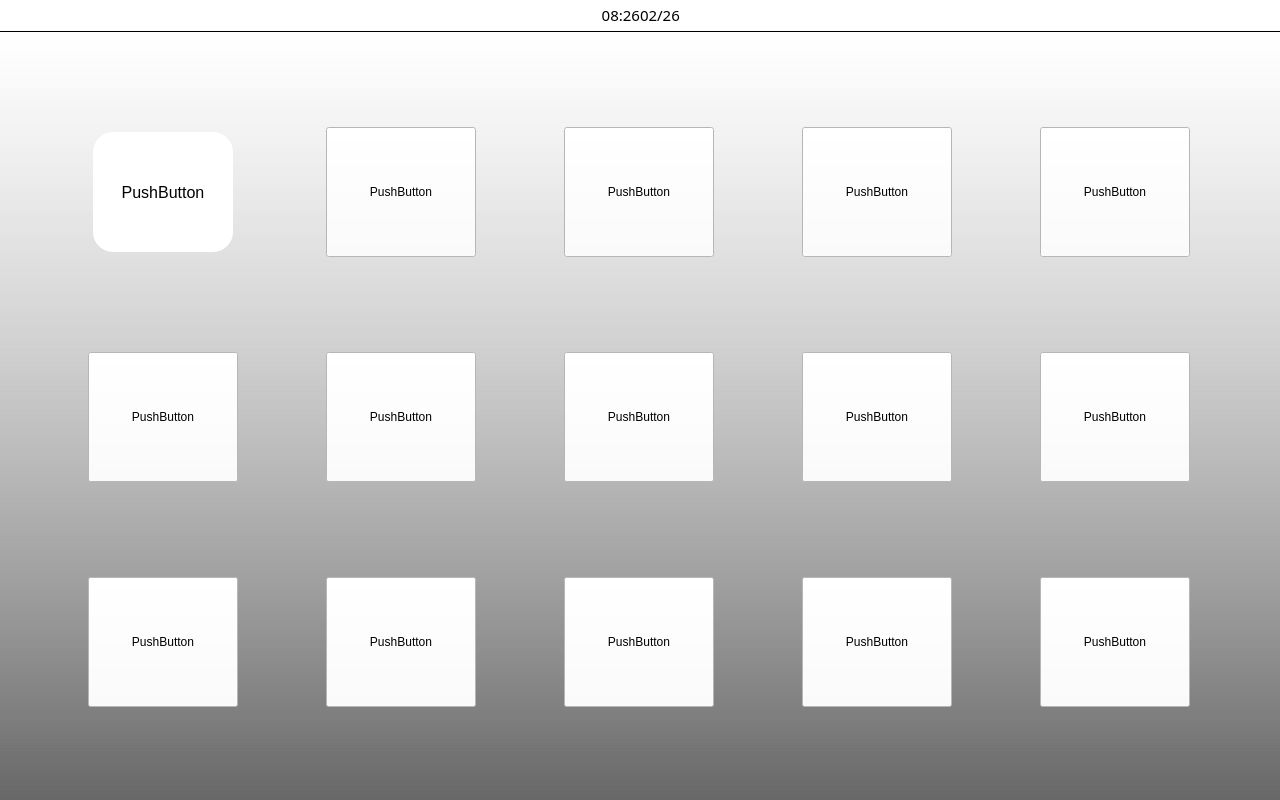
<?xml version="1.0" encoding="UTF-8"?>
<ui version="4.0">
    <class>SchenckMain</class>
    <widget class="QWidget" name="SchenckMain">
        <property name="enabled">
            <bool>true</bool>
        </property>
        <property name="geometry">
            <rect>
                <x>0</x>
                <y>0</y>
                <width>1280</width>
                <height>800</height>
            </rect>
        </property>
        <property name="minimumSize">
            <size>
                <width>1280</width>
                <height>800</height>
            </size>
        </property>
        <property name="maximumSize">
            <size>
                <width>1280</width>
                <height>800</height>
            </size>
        </property>
        <property name="windowTitle">
            <string>SchenckMain</string>
        </property>
        <property name="styleSheet">
            <string notr="true"/>
        </property>
        <widget class="QWidget" name="centralwidget">
            <widget class="QWidget" name="verticalLayoutWidget">
                <property name="geometry">
                    <rect>
                        <x>0</x>
                        <y>0</y>
                        <width>1282</width>
                        <height>812</height>
                    </rect>
                </property>
                <layout class="QVBoxLayout" name="verticalLayout_4">
                    <property name="spacing">
                        <number>0</number>
                    </property>
                    <item>
                        <widget class="QFrame" name="frame">
                            <property name="enabled">
                                <bool>false</bool>
                            </property>
                            <property name="sizePolicy">
                                <sizepolicy hsizetype="Preferred" vsizetype="Preferred">
                                    <horstretch>0</horstretch>
                                    <verstretch>2</verstretch>
                                </sizepolicy>
                            </property>
                            <property name="tabletTracking">
                                <bool>false</bool>
                            </property>
                            <property name="autoFillBackground">
                                <bool>false</bool>
                            </property>
                            <property name="styleSheet">
                                <string notr="true">QFrame {
    background: white;  /* 设置背景透明 */
    border: none;             /* 可选：移除边框 */
	border-bottom: 1px solid #000000;  /* 设置下边框，颜色为黑色，宽度为1像素 */
}</string>
                            </property>
                            <property name="frameShape">
                                <enum>QFrame::StyledPanel</enum>
                            </property>
                            <widget class="QLabel" name="label">
                                <property name="geometry">
                                    <rect>
                                        <x>560</x>
                                        <y>2</y>
                                        <width>80</width>
                                        <height>25</height>
                                    </rect>
                                </property>
                                <property name="minimumSize">
                                    <size>
                                        <width>80</width>
                                        <height>25</height>
                                    </size>
                                </property>
                                <property name="maximumSize">
                                    <size>
                                        <width>80</width>
                                        <height>25</height>
                                    </size>
                                </property>
                                <property name="font">
                                    <font>
                                        <family>黑体</family>
                                        <pointsize>11</pointsize>
                                        <weight>50</weight>
                                        <bold>false</bold>
                                    </font>
                                </property>
                                <property name="styleSheet">
                                    <string notr="true">color: rgb(0, 0, 0);
border:none</string>
                                </property>
                                <property name="text">
                                    <string>08:26</string>
                                </property>
                                <property name="textFormat">
                                    <enum>Qt::AutoText</enum>
                                </property>
                                <property name="alignment">
                                    <set>Qt::AlignRight|Qt::AlignTrailing|Qt::AlignVCenter</set>
                                </property>
                                <property name="margin">
                                    <number>5</number>
                                </property>
                            </widget>
                            <widget class="QLabel" name="label_2">
                                <property name="geometry">
                                    <rect>
                                        <x>640</x>
                                        <y>2</y>
                                        <width>80</width>
                                        <height>25</height>
                                    </rect>
                                </property>
                                <property name="minimumSize">
                                    <size>
                                        <width>80</width>
                                        <height>25</height>
                                    </size>
                                </property>
                                <property name="maximumSize">
                                    <size>
                                        <width>80</width>
                                        <height>25</height>
                                    </size>
                                </property>
                                <property name="font">
                                    <font>
                                        <family>黑体</family>
                                        <pointsize>11</pointsize>
                                    </font>
                                </property>
                                <property name="styleSheet">
                                    <string notr="true">color: rgb(0, 0, 0);
border:none</string>
                                </property>
                                <property name="text">
                                    <string>02/26</string>
                                </property>
                                <property name="margin">
                                    <number>5</number>
                                </property>
                            </widget>
                        </widget>
                    </item>
                    <item>
                        <widget class="QFrame" name="frame_2">
                            <property name="sizePolicy">
                                <sizepolicy hsizetype="Preferred" vsizetype="Preferred">
                                    <horstretch>0</horstretch>
                                    <verstretch>48</verstretch>
                                </sizepolicy>
                            </property>
                            <property name="styleSheet">
                                <string notr="true">background-color: qlineargradient(spread:pad, x1:1, y1:1, x2:1, y2:0, stop:0 rgba(0, 0, 0, 89), stop:1 rgba(255, 255, 255, 255));</string>
                            </property>
                            <property name="frameShape">
                                <enum>QFrame::NoFrame</enum>
                            </property>
                            <property name="frameShadow">
                                <enum>QFrame::Plain</enum>
                            </property>
                            <widget class="QFrame" name="frame_3">
                                <property name="geometry">
                                    <rect>
                                        <x>0</x>
                                        <y>710</y>
                                        <width>1280</width>
                                        <height>60</height>
                                    </rect>
                                </property>
                                <property name="minimumSize">
                                    <size>
                                        <width>1280</width>
                                        <height>0</height>
                                    </size>
                                </property>
                                <property name="maximumSize">
                                    <size>
                                        <width>1280</width>
                                        <height>16777215</height>
                                    </size>
                                </property>
                                <property name="styleSheet">
                                    <string notr="true">QFrame {
    background: transparent;  /* 设置背景透明 */
    border: none;             /* 可选：移除边框 */
}</string>
                                </property>
                                <property name="frameShape">
                                    <enum>QFrame::StyledPanel</enum>
                                </property>
                                <property name="frameShadow">
                                    <enum>QFrame::Raised</enum>
                                </property>
                            </widget>
                            <widget class="QWidget" name="gridLayoutWidget">
                                <property name="geometry">
                                    <rect>
                                        <x>0</x>
                                        <y>0</y>
                                        <width>1281</width>
                                        <height>771</height>
                                    </rect>
                                </property>
                                <layout class="QGridLayout" name="gridLayout">
                                    <property name="spacing">
                                        <number>0</number>
                                    </property>
                                    <item row="2" column="0">
                                        <widget class="QPushButton" name="pushButton_11">
                                            <property name="minimumSize">
                                                <size>
                                                    <width>150</width>
                                                    <height>130</height>
                                                </size>
                                            </property>
                                            <property name="maximumSize">
                                                <size>
                                                    <width>150</width>
                                                    <height>130</height>
                                                </size>
                                            </property>
                                            <property name="styleSheet">
                                                <string notr="true">background-color: rgb(255, 255, 255);</string>
                                            </property>
                                            <property name="text">
                                                <string>PushButton</string>
                                            </property>
                                        </widget>
                                    </item>
                                    <item row="0" column="3">
                                        <widget class="QPushButton" name="pushButton_7">
                                            <property name="minimumSize">
                                                <size>
                                                    <width>150</width>
                                                    <height>130</height>
                                                </size>
                                            </property>
                                            <property name="maximumSize">
                                                <size>
                                                    <width>150</width>
                                                    <height>130</height>
                                                </size>
                                            </property>
                                            <property name="styleSheet">
                                                <string notr="true">background-color: rgb(255, 255, 255);</string>
                                            </property>
                                            <property name="text">
                                                <string>PushButton</string>
                                            </property>
                                        </widget>
                                    </item>
                                    <item row="2" column="4">
                                        <widget class="QPushButton" name="pushButton_15">
                                            <property name="minimumSize">
                                                <size>
                                                    <width>150</width>
                                                    <height>130</height>
                                                </size>
                                            </property>
                                            <property name="maximumSize">
                                                <size>
                                                    <width>150</width>
                                                    <height>130</height>
                                                </size>
                                            </property>
                                            <property name="styleSheet">
                                                <string notr="true">background-color: rgb(255, 255, 255);</string>
                                            </property>
                                            <property name="text">
                                                <string>PushButton</string>
                                            </property>
                                        </widget>
                                    </item>
                                    <item row="1" column="2">
                                        <widget class="QPushButton" name="pushButton_6">
                                            <property name="minimumSize">
                                                <size>
                                                    <width>150</width>
                                                    <height>130</height>
                                                </size>
                                            </property>
                                            <property name="maximumSize">
                                                <size>
                                                    <width>150</width>
                                                    <height>130</height>
                                                </size>
                                            </property>
                                            <property name="styleSheet">
                                                <string notr="true">background-color: rgb(255, 255, 255);</string>
                                            </property>
                                            <property name="text">
                                                <string>PushButton</string>
                                            </property>
                                        </widget>
                                    </item>
                                    <item row="0" column="4">
                                        <widget class="QPushButton" name="pushButton_8">
                                            <property name="minimumSize">
                                                <size>
                                                    <width>150</width>
                                                    <height>130</height>
                                                </size>
                                            </property>
                                            <property name="maximumSize">
                                                <size>
                                                    <width>150</width>
                                                    <height>130</height>
                                                </size>
                                            </property>
                                            <property name="styleSheet">
                                                <string notr="true">background-color: rgb(255, 255, 255);</string>
                                            </property>
                                            <property name="text">
                                                <string>PushButton</string>
                                            </property>
                                        </widget>
                                    </item>
                                    <item row="1" column="0">
                                        <widget class="QPushButton" name="pushButton_3">
                                            <property name="minimumSize">
                                                <size>
                                                    <width>150</width>
                                                    <height>130</height>
                                                </size>
                                            </property>
                                            <property name="maximumSize">
                                                <size>
                                                    <width>150</width>
                                                    <height>130</height>
                                                </size>
                                            </property>
                                            <property name="styleSheet">
                                                <string notr="true">background-color: rgb(255, 255, 255);</string>
                                            </property>
                                            <property name="text">
                                                <string>PushButton</string>
                                            </property>
                                        </widget>
                                    </item>
                                    <item row="1" column="4">
                                        <widget class="QPushButton" name="pushButton_10">
                                            <property name="minimumSize">
                                                <size>
                                                    <width>150</width>
                                                    <height>130</height>
                                                </size>
                                            </property>
                                            <property name="maximumSize">
                                                <size>
                                                    <width>150</width>
                                                    <height>130</height>
                                                </size>
                                            </property>
                                            <property name="styleSheet">
                                                <string notr="true">background-color: rgb(255, 255, 255);</string>
                                            </property>
                                            <property name="text">
                                                <string>PushButton</string>
                                            </property>
                                        </widget>
                                    </item>
                                    <item row="2" column="1">
                                        <widget class="QPushButton" name="pushButton_12">
                                            <property name="minimumSize">
                                                <size>
                                                    <width>150</width>
                                                    <height>130</height>
                                                </size>
                                            </property>
                                            <property name="maximumSize">
                                                <size>
                                                    <width>150</width>
                                                    <height>130</height>
                                                </size>
                                            </property>
                                            <property name="styleSheet">
                                                <string notr="true">background-color: rgb(255, 255, 255);</string>
                                            </property>
                                            <property name="text">
                                                <string>PushButton</string>
                                            </property>
                                        </widget>
                                    </item>
                                    <item row="2" column="3">
                                        <widget class="QPushButton" name="pushButton_14">
                                            <property name="minimumSize">
                                                <size>
                                                    <width>150</width>
                                                    <height>130</height>
                                                </size>
                                            </property>
                                            <property name="maximumSize">
                                                <size>
                                                    <width>150</width>
                                                    <height>130</height>
                                                </size>
                                            </property>
                                            <property name="styleSheet">
                                                <string notr="true">background-color: rgb(255, 255, 255);</string>
                                            </property>
                                            <property name="text">
                                                <string>PushButton</string>
                                            </property>
                                        </widget>
                                    </item>
                                    <item row="1" column="3">
                                        <widget class="QPushButton" name="pushButton_9">
                                            <property name="minimumSize">
                                                <size>
                                                    <width>150</width>
                                                    <height>130</height>
                                                </size>
                                            </property>
                                            <property name="maximumSize">
                                                <size>
                                                    <width>150</width>
                                                    <height>130</height>
                                                </size>
                                            </property>
                                            <property name="styleSheet">
                                                <string notr="true">background-color: rgb(255, 255, 255);</string>
                                            </property>
                                            <property name="text">
                                                <string>PushButton</string>
                                            </property>
                                        </widget>
                                    </item>
                                    <item row="0" column="0">
                                        <widget class="QPushButton" name="pushButton">
                                            <property name="minimumSize">
                                                <size>
                                                    <width>150</width>
                                                    <height>130</height>
                                                </size>
                                            </property>
                                            <property name="maximumSize">
                                                <size>
                                                    <width>150</width>
                                                    <height>130</height>
                                                </size>
                                            </property>
                                            <property name="mouseTracking">
                                                <bool>false</bool>
                                            </property>
                                            <property name="autoFillBackground">
                                                <bool>false</bool>
                                            </property>
                                            <property name="styleSheet">
                                                <string notr="true">QPushButton {
    background-color: #FFFFFF; /* 按钮背景颜色 */
    color: black; /* 文字颜色 */
    font-size: 16px; /* 字体大小 */
    border-radius: 20px; /* 圆角半径 */
    padding: 10px; /* 内边距 */
    border:none;
	border-bottom-color: 2px solid #5B81B2; /* 添加边框 */
    box-shadow: 0px 6px 12px rgba(173, 216, 230, 1); /* 更强的阴影效果 */
    margin: 5px; /* 外边距 */


}

QPushButton:hover {
    background-color: #E7E7E7; /* 鼠标悬停时的背景颜色 */
    color: white; /* 鼠标悬停时的文字颜色 */
    border: 2px solid #45a049; /* 鼠标悬停时的边框颜色 */
}

QPushButton:pressed {
    background-color: #898989; /* 按钮按下时的背景颜色 */
    color: white; /* 按钮按下时的文字颜色 */
    border: 2px solid #898989; /* 按钮按下时的边框颜色 */
    box-shadow: 0px 4px 8px rgba(0, 0, 0, 1); /* 按下时阴影减弱 */
}</string>
                                            </property>
                                            <property name="text">
                                                <string>PushButton</string>
                                            </property>
                                            <property name="autoDefault">
                                                <bool>false</bool>
                                            </property>
                                            <property name="default">
                                                <bool>false</bool>
                                            </property>
                                            <property name="flat">
                                                <bool>false</bool>
                                            </property>
                                        </widget>
                                    </item>
                                    <item row="0" column="1">
                                        <widget class="QPushButton" name="pushButton_2">
                                            <property name="minimumSize">
                                                <size>
                                                    <width>150</width>
                                                    <height>130</height>
                                                </size>
                                            </property>
                                            <property name="maximumSize">
                                                <size>
                                                    <width>150</width>
                                                    <height>130</height>
                                                </size>
                                            </property>
                                            <property name="styleSheet">
                                                <string notr="true">background-color: rgb(255, 255, 255);</string>
                                            </property>
                                            <property name="text">
                                                <string>PushButton</string>
                                            </property>
                                        </widget>
                                    </item>
                                    <item row="2" column="2">
                                        <widget class="QPushButton" name="pushButton_13">
                                            <property name="minimumSize">
                                                <size>
                                                    <width>150</width>
                                                    <height>130</height>
                                                </size>
                                            </property>
                                            <property name="maximumSize">
                                                <size>
                                                    <width>150</width>
                                                    <height>130</height>
                                                </size>
                                            </property>
                                            <property name="styleSheet">
                                                <string notr="true">background-color: rgb(255, 255, 255);</string>
                                            </property>
                                            <property name="text">
                                                <string>PushButton</string>
                                            </property>
                                        </widget>
                                    </item>
                                    <item row="1" column="1">
                                        <widget class="QPushButton" name="pushButton_4">
                                            <property name="minimumSize">
                                                <size>
                                                    <width>150</width>
                                                    <height>130</height>
                                                </size>
                                            </property>
                                            <property name="maximumSize">
                                                <size>
                                                    <width>150</width>
                                                    <height>130</height>
                                                </size>
                                            </property>
                                            <property name="acceptDrops">
                                                <bool>false</bool>
                                            </property>
                                            <property name="styleSheet">
                                                <string notr="true">background-color: rgb(255, 255, 255);</string>
                                            </property>
                                            <property name="text">
                                                <string>PushButton</string>
                                            </property>
                                        </widget>
                                    </item>
                                    <item row="0" column="2">
                                        <widget class="QPushButton" name="pushButton_5">
                                            <property name="minimumSize">
                                                <size>
                                                    <width>150</width>
                                                    <height>130</height>
                                                </size>
                                            </property>
                                            <property name="maximumSize">
                                                <size>
                                                    <width>150</width>
                                                    <height>130</height>
                                                </size>
                                            </property>
                                            <property name="styleSheet">
                                                <string notr="true">background-color: rgb(255, 255, 255);</string>
                                            </property>
                                            <property name="text">
                                                <string>PushButton</string>
                                            </property>
                                        </widget>
                                    </item>
                                </layout>
                            </widget>
                        </widget>
                    </item>
                </layout>
            </widget>
        </widget>
    </widget>
    <resources/>
    <connections/>
</ui>
